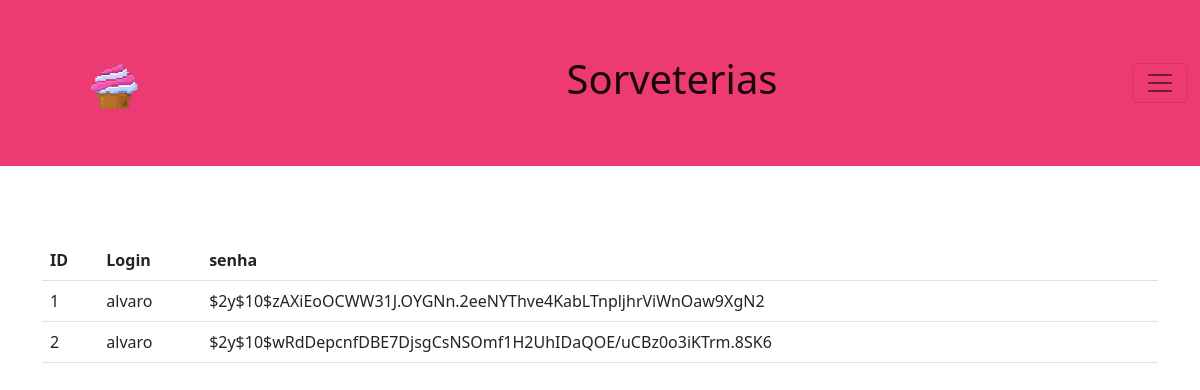
The page /consul.php (signed in) on the database its author committed.
### tables this page shows
CREATE TABLE IF NOT EXISTS `log` (
  `id_senha` int(11) NOT NULL AUTO_INCREMENT,
  `login` varchar(300) NOT NULL,
  `senha` varchar(255) NOT NULL,
  PRIMARY KEY (`id_senha`)
);

### consul.php (the view, shortened to what this page needs)
<?php
    include("conexao.php");
    $sql_mensagens = "SELECT * FROM log ";
    $consulta_mensagens = $mysqli->query($sql_mensagens) or die($mysqli->error);
    $quantidade_mensagens = $consulta_mensagens->num_rows;
?>
<!DOCTYPE html>
    <html lang="en">
        <head>
            <link href="https://cdn.jsdelivr.net/npm/bootstrap@5.2.0/dist/css/bootstrap.min.css" rel="stylesheet">
        </head>
        <body>
        <nav class="navbar fixed-top" style="background-color: #ee3a73;">
      <div class="container-fluid">
        <img src="imgs/sovete.png" class="navbar-brand" height="150px" width="200px">
        <a class="navbar-brand" href="#"><h1 class="men"> Sorveterias</h1></a>
        <button class="navbar-toggler" type="button" data-bs-toggle="offcanvas" data-bs-target="#offcanvasDarkNavbar" aria-controls="offcanvasDarkNavbar">
          <span class="navbar-toggler-icon"></span>
        </button>
      </div>
    </nav>
    <br>
    <br>
    <br>
    <br>
    <br>
    <br>
    <br>
    <br>
    <br>
    <br>
    <div class="container">
        <div class="table-responsive">
            <table class="table table-hover">
                <thead>
                    <th>ID</th>
                    <th>Login</th>
                    <th>senha</th>
                </thead>
                <tbody>
                <?php if ($quantidade_mensagens == 0 ){ ?>
                        <tr>
                            <td colspan="6">Nenhuma  mensagem encontrada</td>
                        </tr>
                    <?php
                        } else {
                            while ($mensagem = $consulta_mensagens -> fetch_assoc()){
                    ?>
                    <tr>
                        <td> <?php echo $mensagem['id_senha']; ?> </td>
                        <td> <?php echo $mensagem['login']; ?> </td>
                        <td> <?php echo $mensagem['senha']; ?> </td>
                    </tr>
                    <?php
                    }
                    ?>
                    <?php
                    }
                    ?>
                </tbody>
            </table>
        </div>
    </div>
        </body>
    </html>

### rows shown on the page
log: id_senha "1", login "alvaro", senha "$2y$10$zAXiEoOCWW31J.OYGNn.2eeNYThve4KabLTnpljhrViWnOaw9XgN2"
log: id_senha "2", login "alvaro", senha "$2y$10$wRdDepcnfDBE7DjsgCsNSOmf1H2UhIDaQOE/uCBz0o3iKTrm.8SK6"
